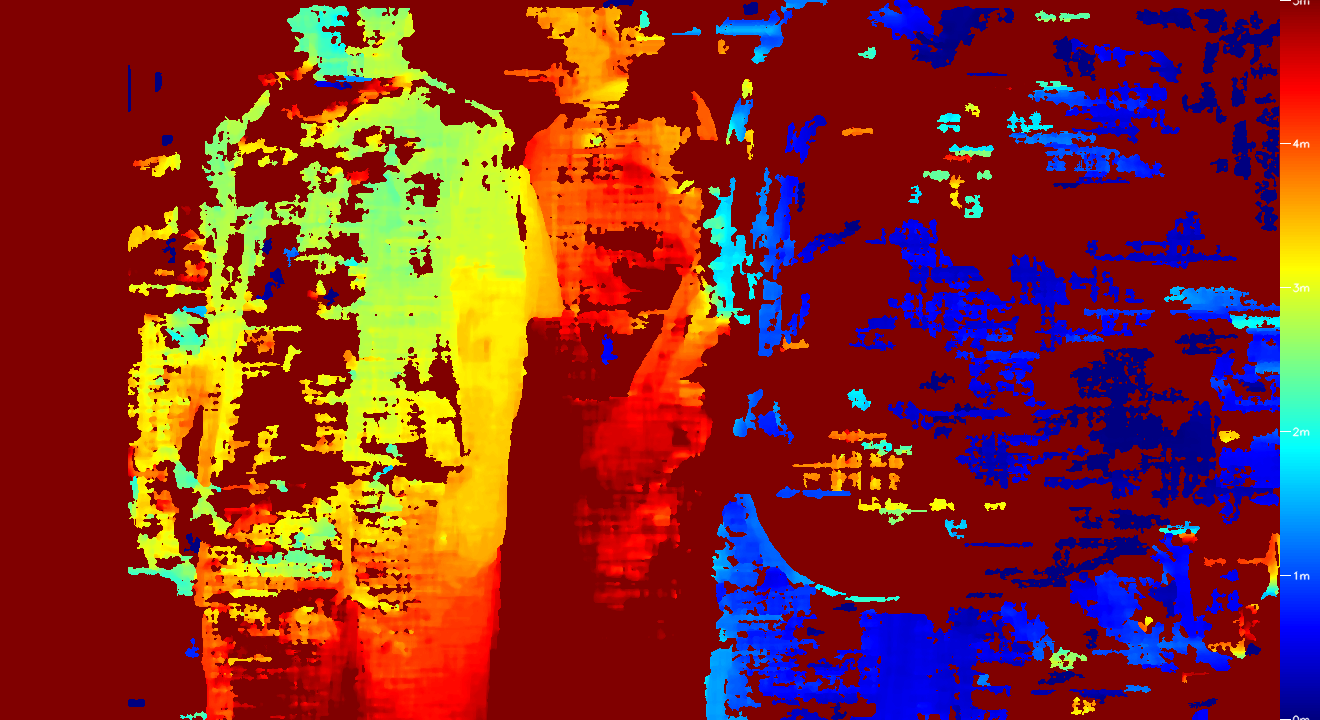
#> input picture depth_debug/depth_00000.png, 1320 x 720 px, given in place of the camera
$ python depth_estimation.py   (older library calls are emulated)
#> lines starting #> are read from the running program, lines starting #| are printed output that depends on the picture
#!/usr/bin/env python3
"""
Iterative NCC-based stereo disparity (Python port of the C++ example).

- Gets left/right images from cv2 and converts to grayscale
- For each valid pixel, extracts a (blocksize x blocksize) patch from the left
  image and slides it across a horizontal strip in the right image whose width
  is blocksize + numdisp (bounded by mindisp), computing NCC via matchTemplate.
- Picks the best x-offset (max NCC) as the disparity value at that pixel.
- Displays a colorized disparity map.

Note:
This replicates the original geometry/indexing: the assigned value is the
max-location x index from matchTemplate (0..numdisp), not adjusted by `mindisp`.
"""

import sys
import cv2
import numpy as np

def compute_dispmap(
    limg: np.ndarray,
    rimg: np.ndarray,
    numdisp: int,
    mindisp: int = 0,
    blocksize: int = 21,
) -> np.ndarray:
    if blocksize % 2 == 0 or blocksize < 1:
        raise ValueError("blocksize must be a positive odd number")
    if numdisp <= 0:
        raise ValueError("numdisp must be > 0")

    h, w = limg.shape[:2]
    dispmap = np.zeros((h, w), dtype=np.uint8)

    w2 = blocksize // 2
    maxdisp = numdisp + mindisp

    # y from w2 to h - w2 - 1 (inclusive on both ends in C++; range end exclusive here)
    for y in range(w2, h - w2 - 1):
        # x from (maxdisp + w2) to (w + mindisp - w2 - 2)
        # Replicates: for (int x = maxdisp + w; x < limg.cols + mindisp - w - 1; x++)
        x_start = maxdisp + w2
        x_end_excl = w + mindisp - w2 - 1  # exclusive end for Python range
        if x_start >= x_end_excl:
            # Nothing to compute on this row; continue
            continue

        for x in range(x_start, x_end_excl):
            # Left feature patch centered at (x, y) with half-width w2
            # In C++: Rect(Point(x - w, y - w), Size(blocksize, blocksize))
            lx0, ly0 = x - w2, y - w2
            feature = limg[ly0 : ly0 + blocksize, lx0 : lx0 + blocksize]

            # Right image slice:
            # Rect(Point(x - w - maxdisp, y - w), Point(x + w + 1 - mindisp, y + w + 1))
            rx0 = x - w2 - maxdisp
            ry0 = y - w2
            rx1 = x + w2 + 1 - mindisp  # exclusive
            ry1 = y + w2 + 1            # exclusive

            # Bounds check (skip if the slice would go out-of-bounds)
            if rx0 < 0 or ry0 < 0 or rx1 > w or ry1 > h:
                continue

            rstrip = rimg[ry0:ry1, rx0:rx1]

            # Sanity: rstrip width should be blocksize + numdisp
            # Result width from matchTemplate (valid mode) = (W - blocksize + 1) = numdisp + 1
            ncc = cv2.matchTemplate(rstrip, feature, cv2.TM_CCORR_NORMED)
            # Grab location of max NCC
            min_val, max_val, min_loc, max_loc = cv2.minMaxLoc(ncc)
            # In the original code, disparity written is `max.x` (0..numdisp)
            dispmap[y, x - mindisp] = np.uint8(max_loc[0])

    return dispmap


def show_dispmap_colorized(dispmap: np.ndarray, window_name: str = "disparity_map") -> None:
    # Normalize to 0..255 and apply JET colormap
    disp_norm = cv2.normalize(dispmap, None, 0, 255, cv2.NORM_MINMAX, cv2.CV_8U)
    disp_color = cv2.applyColorMap(disp_norm, cv2.COLORMAP_JET)
    cv2.imshow(window_name, disp_color)
    cv2.waitKey(0)
    cv2.destroyWindow(window_name)


def main() -> int:
    try:
        capL = cv2.VideoCapture(0)   # left camera index
        capR = cv2.VideoCapture(1)   # right camera index

        while True:
            retL, frameL = capL.read()
#> frameL is the input picture: shape (720, 1320, 3); mean B, G, R 37.4, 44.9, 133.2
            retR, frameR = capR.read()
            if not retL or not retR:
                break
            grayL = cv2.cvtColor(frameL, cv2.COLOR_BGR2GRAY)
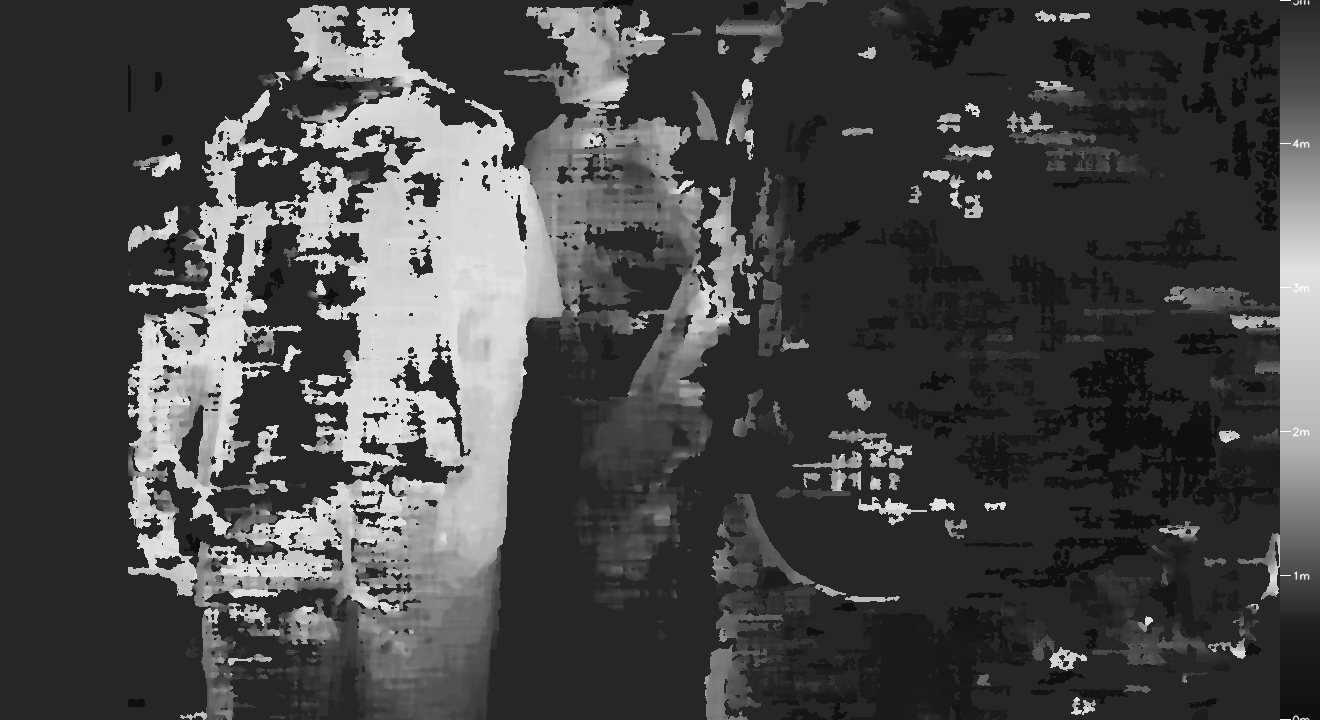
#> grayL: shape (720, 1320); min 15, max 255, mean 70.3
            grayR = cv2.cvtColor(frameR, cv2.COLOR_BGR2GRAY)
            dispmap = compute_dispmap(
                grayL,
                grayR,
                numdisp=64,
                mindisp=0,
                blocksize=21,
            )
#> after the loop in compute_dispmap, `for y in range(w2, h - w2 - 1):`:
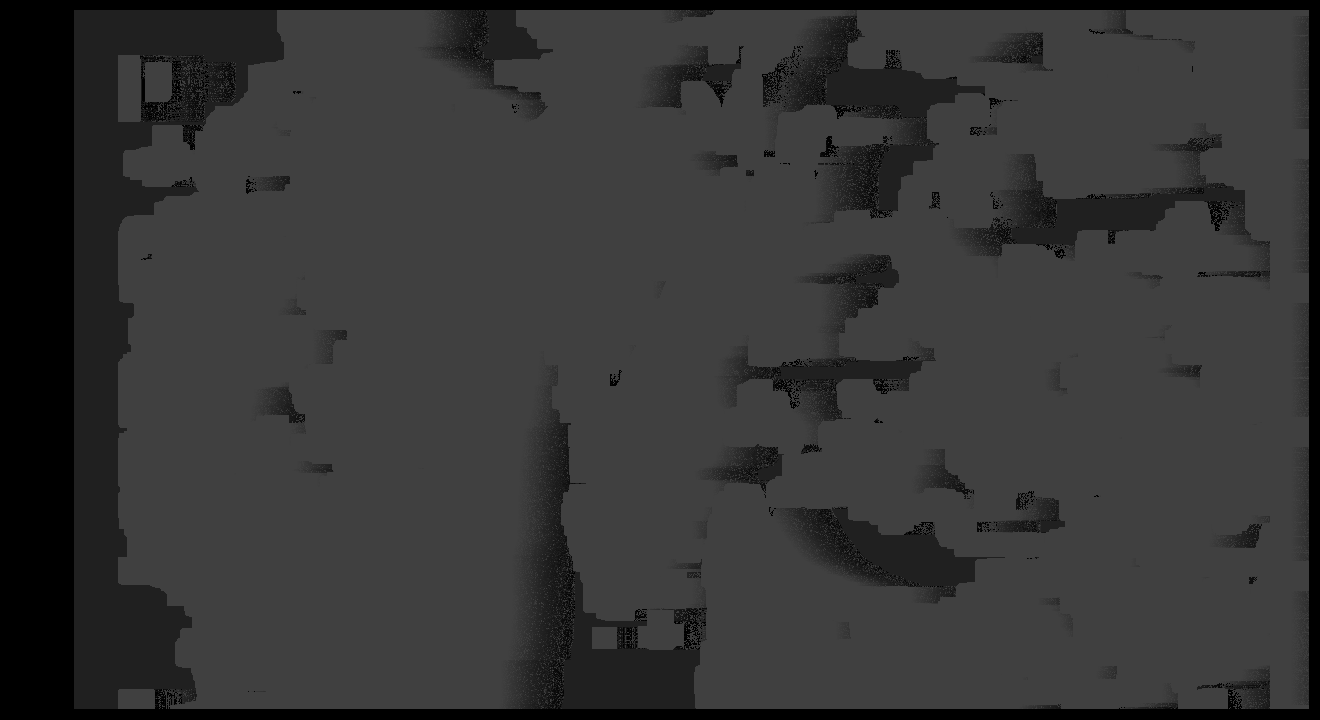
#> dispmap: shape (720, 1320); min 0, max 64, mean 53
#> after the loop in compute_dispmap, `for y in range(w2, h - w2 - 1):`:
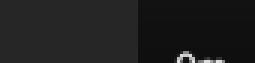
#> rstrip: shape (21, 85) (shown 3 times larger); min 15, max 223, mean 30.2
            show_dispmap_colorized(dispmap)
#> in show_dispmap_colorized, `disp_norm = cv2.normalize(dispmap, None, 0, 255, cv2.NORM_MINMAX, cv2...`:
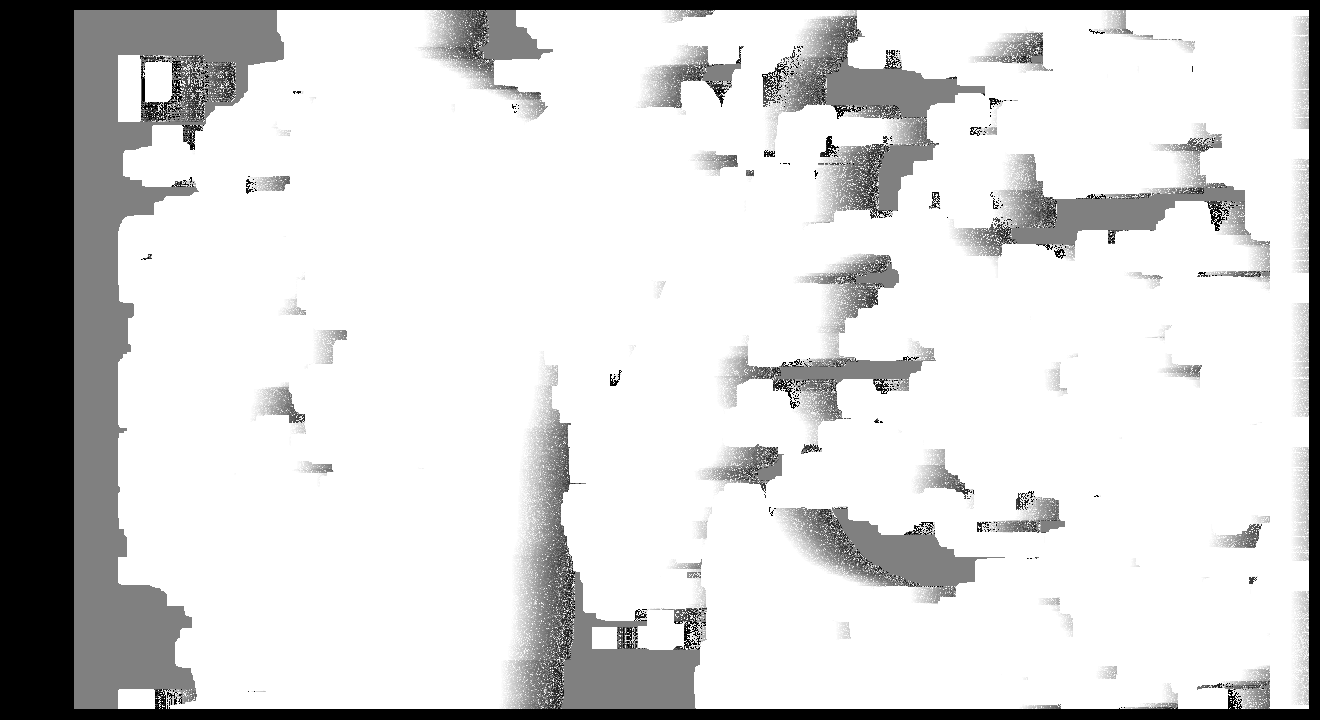
#> disp_norm: shape (720, 1320); min 0, max 255, mean 211.3
#> in show_dispmap_colorized, `disp_color = cv2.applyColorMap(disp_norm, cv2.COLORMAP_JET)`:
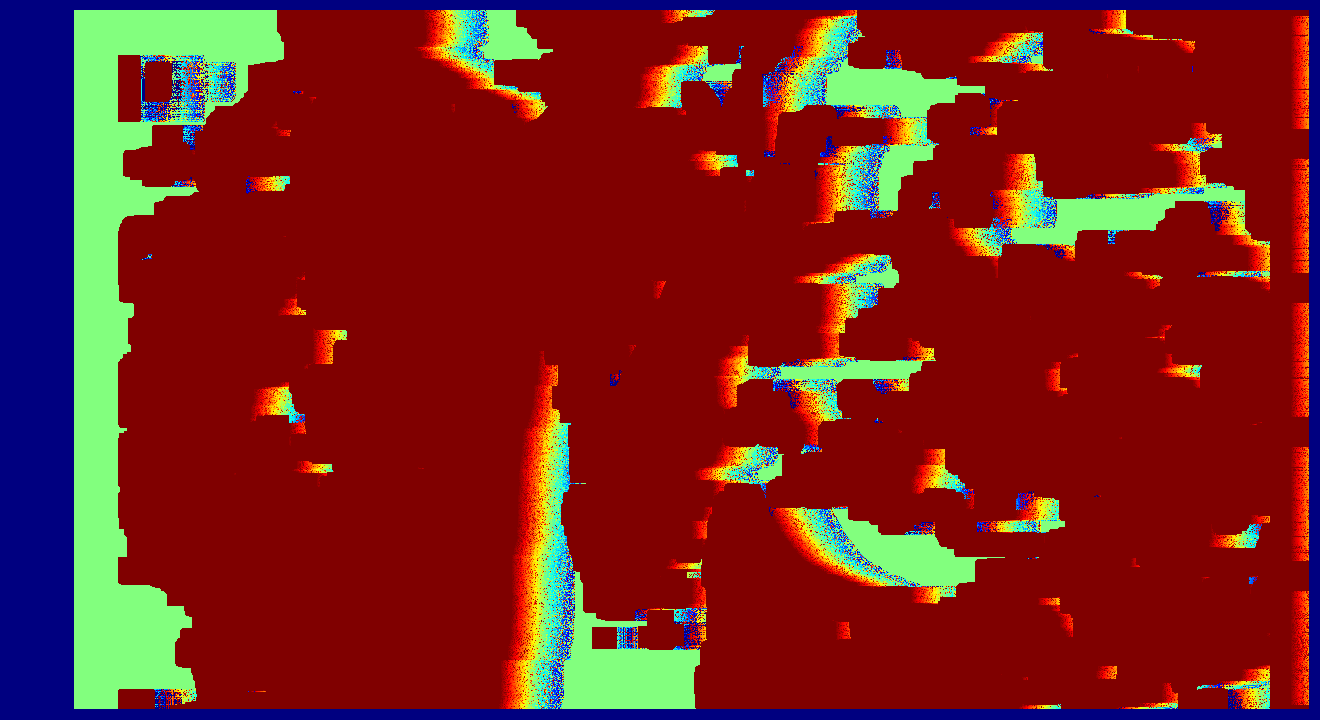
#> disp_color: shape (720, 1320, 3); mean B, G, R 29.7, 34.2, 120.6
            if cv2.waitKey(1) & 0xFF == ord('q'):
#> (key q is pressed here)
                break
        return 0

    except Exception as e:
        print(str(e), file=sys.stderr)
        return 1


if __name__ == "__main__":
    sys.exit(main())
#> (the program exits here)
